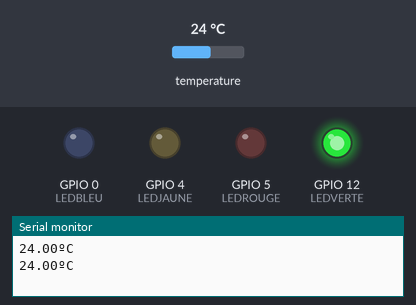
Simulated run of this program. Board: ESP8266 (NodeMCU). Parts: output pins drawn as LEDs (lit = HIGH), the last lines printed to the serial monitor. Dashed ring = blinking. The inputs (shaded band) are chosen by the test bench; at power-on: temperature 24 °C.

Above: at 2.3 s.
2.4 s: temperature set to 20.4 °C
4.2 s: temperature set to 19.6 °C
At 5.98 s:
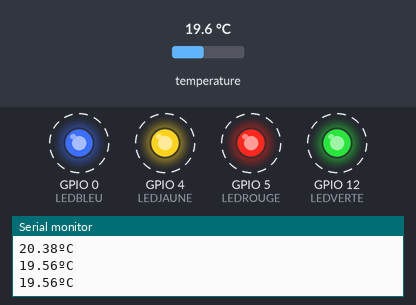
7.8 s: temperature set to 28 °C
At 9.1 s:
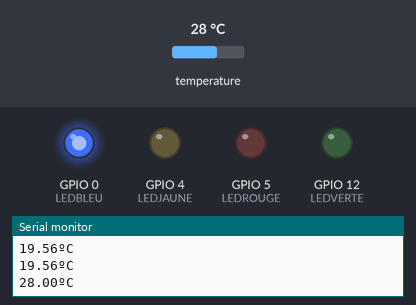
9.8 s: temperature set to 29.6 °C
11.3 s: temperature set to 30.6 °C
At 12.2 s:
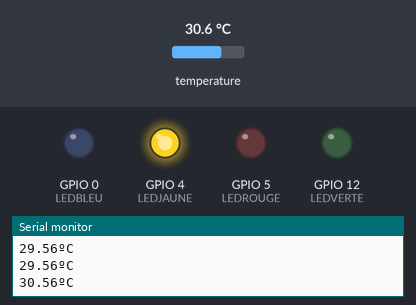
12.9 s: temperature set to 12 °C
At 13.1 s:
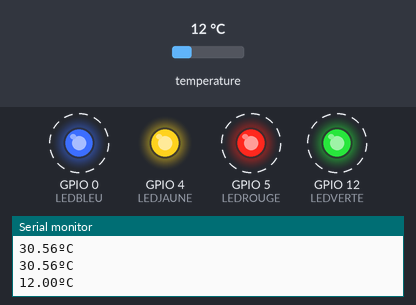
Timing chart, 0 to 17.5 s (numbered marks = the images above; inputs shaded):
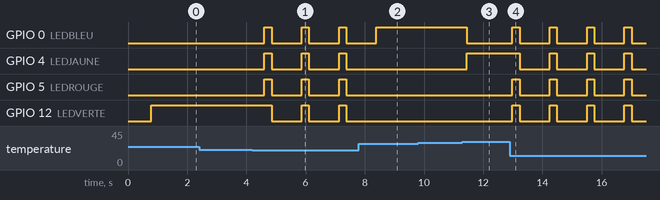

Measured:
- the behaviour switches between 20 and 19.9 °C on temperature (found by bisection; images 0 and 1)
- the behaviour switches between 29.9 and 30 °C on temperature (found by bisection; images 2 and 3)
- after the input at 4.2 s, GPIO 0 (LEDBLEU), GPIO 4 (LEDJAUNE), GPIO 5 (LEDROUGE): alternates HIGH for 0.25 s and LOW for 1.0 s, starting after 0.40 s; GPIO 12 (LEDVERTE): alternates HIGH for 0.25 s and LOW for 1.0 s, starting after 0.65 s
- after the input at 7.8 s, GPIO 0 (LEDBLEU): goes on until 8.4 s, then stays HIGH; GPIO 4 (LEDJAUNE), GPIO 5 (LEDROUGE), GPIO 12 (LEDVERTE): stays LOW (without the input it goes to HIGH after 0.59 s)
- after the input at 11.3 s, GPIO 0 (LEDBLEU): HIGH → LOW after 0.15 s; GPIO 4 (LEDJAUNE): LOW → HIGH after 0.15 s
- after the input at 12.9 s, GPIO 0 (LEDBLEU), GPIO 5 (LEDROUGE), GPIO 12 (LEDVERTE): alternates HIGH for 0.25 s and LOW for 1.0 s, starting after 0.08 s; GPIO 4 (LEDJAUNE): alternates HIGH for 0.25 s and LOW for 1.0 s, starting after 0.33 s

The program:

main.cpp
```cpp
#include <Arduino.h>
#include <OneWire.h>
#include <DallasTemperature.h>

const int LEDJAUNE = 4;
const int LEDROUGE = 5;
const int LEDVERTE = 12;
const int LEDBLEU = 0;
// GPIO where the DS18B20 is connected to
const int oneWireBus = 14;
const int BAUDRATE = 115200;

// Setup a oneWire instance to communicate with any OneWire devices
OneWire oneWire(oneWireBus);
DallasTemperature sensors(&oneWire);

void startled(float temp)
{
  if (temp >= 20 && temp < 25)
  {
    // start led vert -- eteindre les autres
    digitalWrite(LEDVERTE, HIGH);
    // eteindre les autres
    digitalWrite(LEDBLEU, LOW);
    digitalWrite(LEDJAUNE, LOW);
    digitalWrite(LEDROUGE, LOW);
  }
  else if (temp >= 25 && temp < 30)
  {
    // start bleu -- eteindre les autres
    digitalWrite(LEDBLEU, HIGH);
    // eteindre les autres
    digitalWrite(LEDVERTE, LOW);
    digitalWrite(LEDROUGE, LOW);
    digitalWrite(LEDJAUNE, LOW);
  }
  else if (temp >= 30 && temp < 35)
  {
    // start jaune -- eteindre les autres
    digitalWrite(LEDJAUNE, HIGH);
    // eteindre les autres
    digitalWrite(LEDROUGE, LOW);
    digitalWrite(LEDVERTE, LOW);
    digitalWrite(LEDBLEU, LOW);
  }
  else if (temp >= 35 && temp < 40)
  {
    // start red -- eteindre les autres
    digitalWrite(LEDROUGE, HIGH);
    // eteindre les autres
    digitalWrite(LEDVERTE, LOW);
    digitalWrite(LEDBLEU, LOW);
    digitalWrite(LEDJAUNE, LOW);
  }
  else
  {
    // start all led pour les faires clignoter
    digitalWrite(LEDROUGE, HIGH);
    digitalWrite(LEDVERTE, HIGH);
    digitalWrite(LEDBLEU, HIGH);
    digitalWrite(LEDJAUNE, HIGH);

    delay(250);

    digitalWrite(LEDROUGE, LOW);
    digitalWrite(LEDVERTE, LOW);
    digitalWrite(LEDBLEU, LOW);
    digitalWrite(LEDJAUNE, LOW);
    delay(250);
  }
}

void setup()
{
  Serial.begin(BAUDRATE);
  sensors.begin();
  pinMode(LEDJAUNE, OUTPUT);
  pinMode(LEDROUGE, OUTPUT);
  pinMode(LEDVERTE, OUTPUT);
  pinMode(LEDBLEU, OUTPUT);
  // put your setup code here, to run once:
}

void loop()
{
  sensors.requestTemperatures();
  float temperatureC = sensors.getTempCByIndex(0);
  Serial.print(temperatureC);
  Serial.println("ºC");

  startled(temperatureC);
  // put your main code here, to run repeatedly:
}
```
